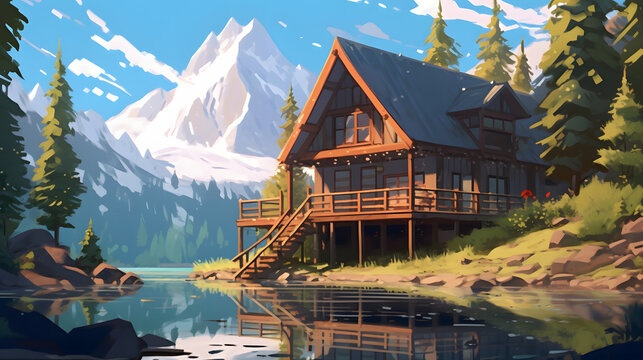
#> input picture 4VP21CS113_CG/waterfall.jpeg, 643 x 360 px
$ python sampleimg.py
#> lines starting #> are read from the running program, lines starting #| are printed output that depends on the picture
#!/usr/bin/env python3
# -*- coding: utf-8 -*-
"""
Created on Tue Jul 16 14:02:50 2024

@author: lab2pc19
"""
import cv2
image=cv2.imread('waterfall.jpeg')
#> image is the input picture: shape (360, 643, 3); mean B, G, R 115.9, 116.9, 110
print(type(image))
#| <class 'numpy.ndarray'>
print(image.shape)
#| (360, 643, 3)
cv2.imwrite('xxx.jpeg',image)
cv2.imshow('new window',image)
resized=cv2.resize(image,(150,100))
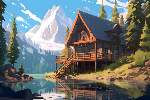
#> resized: shape (100, 150, 3); mean B, G, R 115.9, 116.9, 110
cv2.imshow('new size',resized)
crop=image[100:150,150:400]
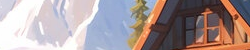
#> crop: shape (50, 250, 3); mean B, G, R 153.4, 152.9, 168.4
cv2.imshow('crop',crop)
cv2.waitKey(0)

$ run again, with 4VP21CS113_CG/scenery2.jpeg copied over 4VP21CS113_CG/waterfall.jpeg
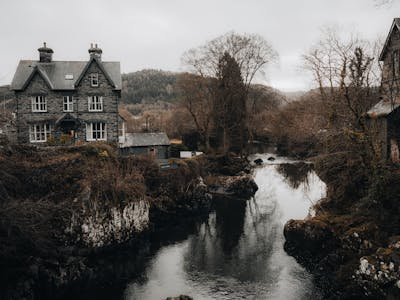
#> input picture 4VP21CS113_CG/scenery2.jpeg, 400 x 300 px
#> image is the input picture: shape (300, 400, 3); mean B, G, R 91.7, 94.7, 97.7
#| <class 'numpy.ndarray'>
#| (300, 400, 3)
#> `resized=cv2.resize(image,(150,100))`:
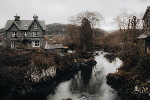
#> resized: shape (100, 150, 3); mean B, G, R 91.7, 94.7, 97.7
#> `crop=image[100:150,150:400]`:
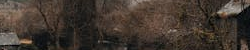
#> crop: shape (50, 250, 3); mean B, G, R 47.8, 55.9, 65.9

$ run again, with 4VP21CS113_CG/scenery3.jpeg copied over 4VP21CS113_CG/waterfall.jpeg
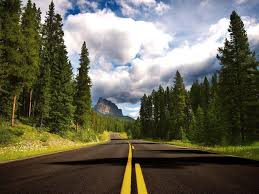
#> input picture 4VP21CS113_CG/scenery3.jpeg, 259 x 194 px
#> image is the input picture: shape (194, 259, 3); mean B, G, R 84.2, 100.4, 102.4
#| <class 'numpy.ndarray'>
#| (194, 259, 3)
#> `resized=cv2.resize(image,(150,100))`:
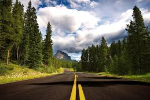
#> resized: shape (100, 150, 3); mean B, G, R 84.1, 100.3, 102.3
#> `crop=image[100:150,150:400]`:
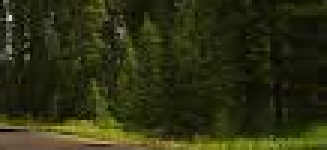
#> crop: shape (50, 109, 3) (shown 3 times larger); mean B, G, R 17.7, 46.6, 44.4
